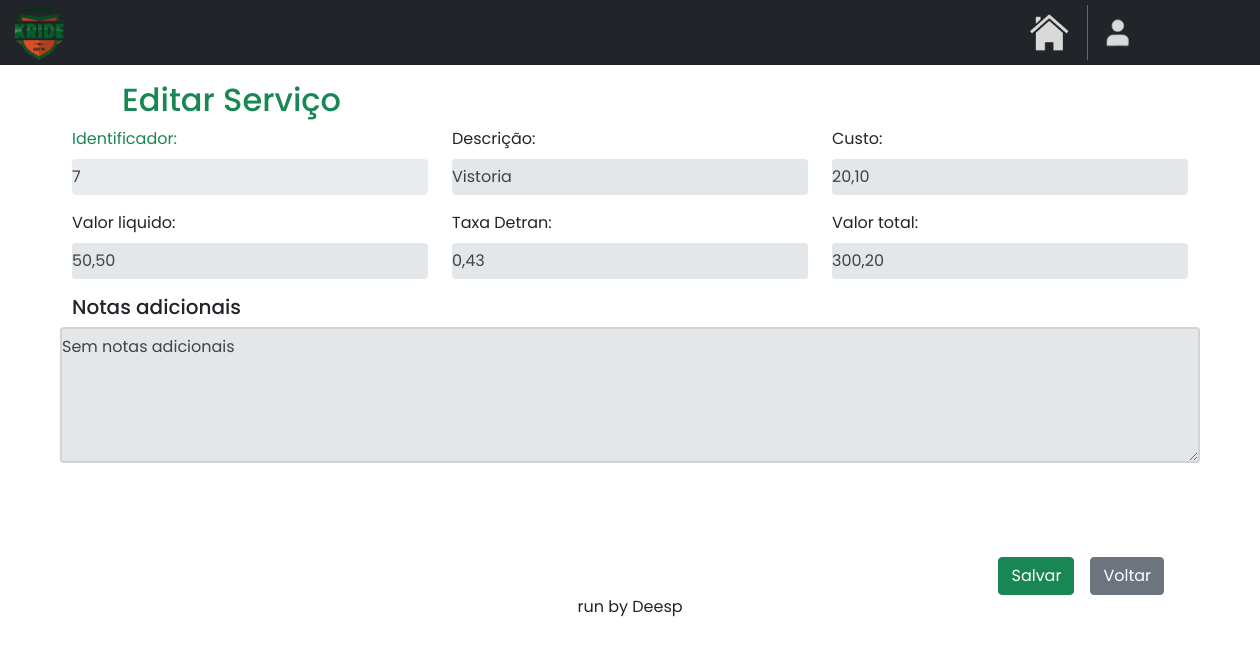
The app's page /home/editar_servico/7, older data.
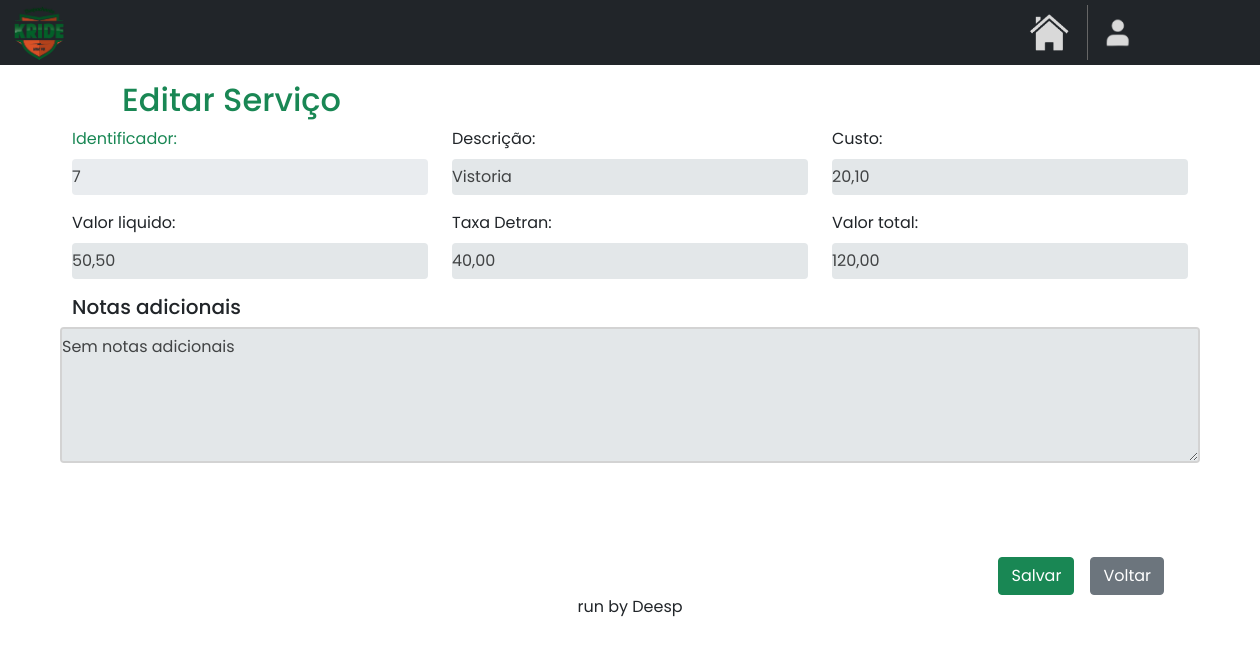
The same page, newer data.
### OS/models.py (models this page shows)
class Servico(models.Model):
    descricao = models.CharField(max_length=50)
    custo = models.CharField(max_length=10, default='0')
    valor_liquido = models.CharField(max_length=10, default='0')
    valor_total = models.CharField(max_length=10, default='0')
    taxa_detran = models.CharField(max_length=10, default='0')
    notas = models.TextField(blank=True, null=True)

### servicos/views.py (the view)
# urls.py: path('editar_servico/<str:id>', serviews.editar_servico, name='editar_servico'),
def editar_servico(request, id):
    servico = get_object_or_404(Servico, pk=id)
    return render(request, 'editar_servicos.html',
        {'servico': servico})

### servicos/templates/editar_servicos.html (shortened to what this page needs)
{% extends "base.html" %}
{% load static %}
{% block content %}
<!DOCTYPE html>
<html lang="pt-br">
<head>
    <link href="https://cdn.jsdelivr.net/npm/bootstrap@5.0.2/dist/css/bootstrap.min.css" rel="stylesheet">
</head>
<body>
    <div class="container mt-3 custom-container">
        <div class="d-flex justify-content-start align-items-center">
            <h2 class="me-auto text-success">Editar Serviço</h2>
        </div>
    </div>
    <div class="container">
      <form id="formedicao" action="{% url 'form_edicao_servico' %}" method="post" enctype="multipart/form-data">{% csrf_token %}
        <div class="row">
          <div class="col-md-4 form-group">
            <label class="form-label text-success">Identificador:</label>
            <input type="number" name="id_servico" class="form-control readonly-input" readonly value="{{ servico.id }}">
          </div>
          <div class="col-md-4 form-group">
            <label class="form-label">Descrição:</label>
            <input type="text" name="descricao" class="form-control readonly-input" value="{{ servico.descricao }}">
          </div>
          <div class="col-md-4 form-group">
            <label class="form-label">Custo:</label>
            <input type="text" name="custo" id="inputCusto" class="form-control readonly-input" value="{{ servico.custo }}">
          </div>
        </div>
        <div class="row">
          <div class="col-md-4 form-group">
            <label class="form-label">Valor liquido:</label>
            <input type="text" name="valor_liquido" id="inputVl" class="form-control readonly-input" value="{{ servico.valor_liquido }}">
          </div>
          <div class="col-md-4 form-group">
            <label class="form-label">Taxa Detran:</label>
            <input type="text" name="taxa_detran" id="inputTd" class="form-control readonly-input" value="{{ servico.taxa_detran }}">
          </div>
          <div class="col-md-4 form-group">
            <label class="form-label">Valor total:</label>
            <input type="text" name="valor_total" id="inputVt" class="form-control readonly-input" value="{{ servico.valor_total }}">
          </div>
        </div>
        <div class="row">
          <h5 class="me-auto">Notas adicionais</h5>
          <textarea class="form-control readonly-input obs" id="notas" name="notas" rows="5" cols="40">{{ servico.notas }}</textarea><br>
        </div>
        <div class="d-flex justify-content-end align-items-center" style="margin-top: 70px;">
          <button type="submit" class="btn btn-success me-3 mt-4">Salvar</button>
          <a href="{% url 'servicos' %}" class="btn btn-secondary me-4 mt-4">Voltar</a>
      </div>
      </form>
    </div>
</body>
</html>
{% endblock %}

Row changes from the older to the newer data that the page shows:
changed Servico "Vistoria": taxa_detran "0,43" → "40,00"; valor_total "300,20" → "120,00"
